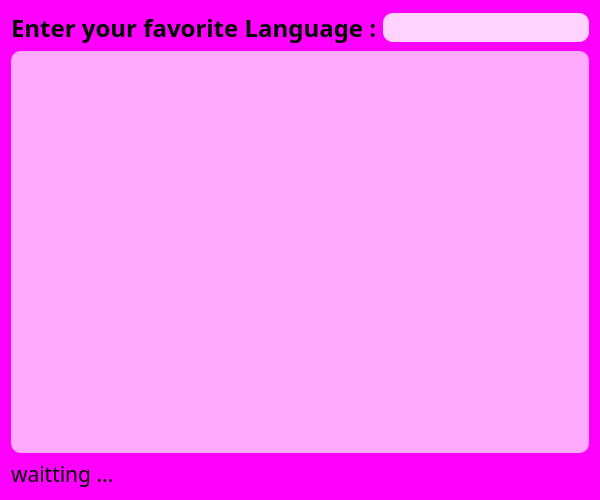
<?xml version="1.0" encoding="UTF-8"?>
<ui version="4.0">
 <class>Form</class>
 <widget class="QWidget" name="Form">
  <property name="geometry">
   <rect>
    <x>0</x>
    <y>0</y>
    <width>600</width>
    <height>500</height>
   </rect>
  </property>
  <property name="windowTitle">
   <string>QListWidgetAddItemDemo</string>
  </property>
  <property name="styleSheet">
   <string notr="true">QWidget
{
background-color :rgb(255, 0, 255)
}
QListWidget
{
background-color: rgb(255, 170, 255);
border-radius : 10;
}
QLineEdit
{
background-color: rgb(255, 211, 253);
border-radius: 10;
}</string>
  </property>
  <layout class="QVBoxLayout" name="verticalLayout">
   <item>
    <layout class="QHBoxLayout" name="horizontalLayout">
     <item>
      <widget class="QLabel" name="label">
       <property name="font">
        <font>
         <family>Caveat</family>
         <pointsize>18</pointsize>
         <weight>75</weight>
         <bold>true</bold>
        </font>
       </property>
       <property name="text">
        <string>Enter your favorite Language :</string>
       </property>
      </widget>
     </item>
     <item>
      <widget class="QLineEdit" name="lineEdit">
       <property name="font">
        <font>
         <family>Caveat</family>
         <pointsize>14</pointsize>
        </font>
       </property>
      </widget>
     </item>
    </layout>
   </item>
   <item>
    <widget class="QListWidget" name="listWidget">
     <property name="font">
      <font>
       <family>Caveat</family>
       <pointsize>12</pointsize>
      </font>
     </property>
    </widget>
   </item>
   <item>
    <widget class="QLabel" name="label_result">
     <property name="font">
      <font>
       <family>Caveat</family>
       <pointsize>16</pointsize>
      </font>
     </property>
     <property name="text">
      <string>waitting ...</string>
     </property>
    </widget>
   </item>
  </layout>
 </widget>
 <resources/>
 <connections/>
</ui>
